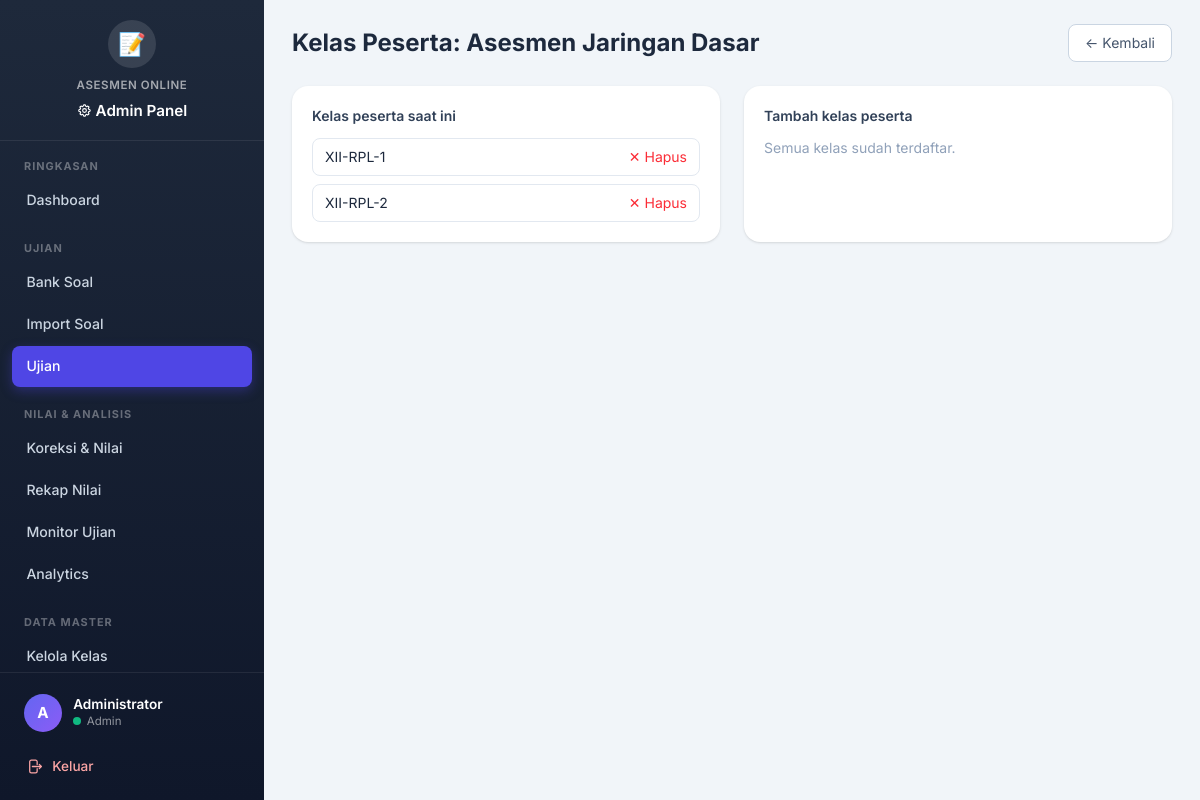
The page /admin/ujian/kelas.php?id=1 (signed in) on the database its author committed.
### tables this page shows
CREATE TABLE IF NOT EXISTS ujian (
  id INT AUTO_INCREMENT PRIMARY KEY,
  judul VARCHAR(150) NOT NULL,
  mata_pelajaran VARCHAR(100) NULL,
  deskripsi TEXT NULL,
  tanggal_mulai DATETIME NULL,
  tanggal_selesai DATETIME NULL,
  durasi_menit INT NOT NULL DEFAULT 60,
  status ENUM('draft','aktif','selesai') NOT NULL DEFAULT 'draft',
  acak_soal TINYINT(1) NOT NULL DEFAULT 0,
  tampilkan_hasil TINYINT(1) NOT NULL DEFAULT 1,
  created_by INT NULL,
  created_at TIMESTAMP DEFAULT CURRENT_TIMESTAMP,
  updated_at TIMESTAMP DEFAULT CURRENT_TIMESTAMP ON UPDATE CURRENT_TIMESTAMP,
  CONSTRAINT fk_ujian_admin FOREIGN KEY (created_by) REFERENCES admin_users(id) ON DELETE SET NULL,
  KEY idx_ujian_status (status)
);

CREATE TABLE IF NOT EXISTS kelas (
  id INT AUTO_INCREMENT PRIMARY KEY,
  nama_kelas VARCHAR(50) NOT NULL UNIQUE,
  created_at TIMESTAMP DEFAULT CURRENT_TIMESTAMP
);

### core/functions.php (called while the page is built, shortened)
<?php
function e($value) {
    return htmlspecialchars((string)$value, ENT_QUOTES, 'UTF-8');
}

### admin/ujian/kelas.php (the view, shortened to what this page needs)
<?php
$id = (int)($_GET['id'] ?? 0);
$conn = db();
$stmt = $conn->prepare("SELECT * FROM ujian WHERE id = ?");
$stmt->bind_param('i', $id);
$stmt->execute();
$ujian = $stmt->get_result()->fetch_assoc();
$stmt = $conn->prepare("SELECT k.* FROM ujian_kelas uk JOIN kelas k ON k.id = uk.id_kelas WHERE uk.id_ujian = ? ORDER BY k.nama_kelas");
$stmt->bind_param('i', $id);
$stmt->execute();
$kelas_terpilih = $stmt->get_result()->fetch_all(MYSQLI_ASSOC);
$semua_kelas = $conn->query("SELECT * FROM kelas ORDER BY nama_kelas")->fetch_all(MYSQLI_ASSOC);
require __DIR__ . '/../../views/layout_admin_top.php';
?>
<div class="flex items-center justify-between">
  <h1 class="text-2xl font-bold text-slate-800">Kelas Peserta: <?= e($ujian['judul']) ?></h1>
  <a href="index.php" class="rounded-lg border border-slate-300 bg-white px-4 py-2 text-sm text-slate-600 hover:bg-slate-50">← Kembali</a>
</div>
<div class="mt-6 grid grid-cols-1 gap-6 lg:grid-cols-2">
  <div class="rounded-2xl bg-white p-5 shadow">
    <h2 class="mb-3 text-sm font-semibold text-slate-700">Kelas peserta saat ini</h2>
    <div class="space-y-2">
      <?php foreach ($kelas_terpilih as $k): ?>
        <div class="flex items-center justify-between rounded-lg border border-slate-200 px-3 py-2 text-sm">
          <span class="text-slate-800"><?= e($k['nama_kelas']) ?></span>
          <form method="post">
            <button class="text-red-500 hover:text-red-700">✕ Hapus</button>
          </form>
        </div>
      <?php endforeach; ?>
    </div>
  </div>
  <div class="rounded-2xl bg-white p-5 shadow">
    <h2 class="mb-3 text-sm font-semibold text-slate-700">Tambah kelas peserta</h2>
    <div class="space-y-2">
      <?php if (count($semua_kelas) === count($kelas_terpilih)): ?>
        <p class="text-sm text-slate-400">Semua kelas sudah terdaftar.</p>
      <?php endif; ?>
    </div>
  </div>
</div>
<?php require __DIR__ . '/../../views/layout_admin_bottom.php'; ?>

### assets/css/theme.css (style rules this page uses)
:root { --primary: #4f46e5; --primary-hover: #4338ca; --primary-light: #eef2ff; --secondary: #64748b; --success: #10b981; --success-light: #d1fae5; --warning: #f59e0b; --warning-light: #fef3c7; --danger: #ef4444; --danger-light: #fee2e2; --info: #3b82f6; --info-light: #dbeafe; --dark: #1e293b; --light: #f8fafc; --border: #e2e8f0; --sidebar-width: 264px; --sidebar-bg: linear-gradient(180deg, #1e293b 0%, #0f172a 100%); --card-shadow: 0 1px 3px rgba(0,0,0,0.06), 0 1px 2px rgba(0,0,0,0.04); --card-hover-shadow: 0 10px 25px rgba(0,0,0,0.10); --radius: 12px; --radius-sm: 8px; --font: 'Inter', system-ui, -apple-system, sans-serif; --transition: 0.2s ease; }
* { font-family: var(--font); }
body { font-size: 16px; line-height: 1.6; }

### rows shown on the page
ujian: judul "Asesmen Jaringan Dasar"
kelas: nama_kelas "XII-RPL-1"
kelas: nama_kelas "XII-RPL-2"

### other values the page prints
$section['label'] "RINGKASAN"
$item['label'] "Dashboard"
$section['label'] "UJIAN"
$item['label'] "Bank Soal"
$item['label'] "Import Soal"
$item['label'] "Ujian"
$section['label'] "NILAI & ANALISIS"
$item['label'] "Koreksi & Nilai"
$item['label'] "Rekap Nilai"
$item['label'] "Monitor Ujian"
$item['label'] "Analytics"
$section['label'] "DATA MASTER"
$item['label'] "Kelola Kelas"
$admin_avatar "A"
$admin_nama "Administrator"
